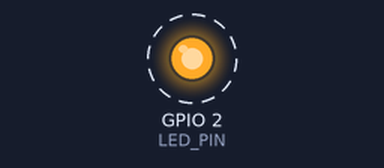
A sketch run on a simulated ESP32. On the bench: output pins drawn as LEDs (lit = HIGH). Dashed ring = blinking. What the sketch prints to the serial monitor is not drawn.

Above: at 0.5 s.
Timing chart, 0 to 4.6 s (numbered marks = the images above):
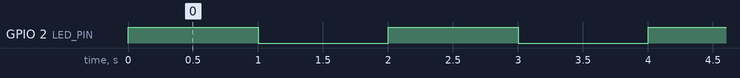

The sketch:

led_blink.ino
```cpp
// ESP32 LED Blink with Serial Logging

#define LED_PIN 2  // Most ESP32 boards have an onboard LED on GPIO2

void setup() {
    Serial.begin(9600);  // Initialize Serial Monitor
    pinMode(LED_PIN, OUTPUT);  // Set LED pin as output
    Serial.println("ESP32 LED Blink Program Started");
}

void loop() {
    Serial.println("LED ON");
    digitalWrite(LED_PIN, HIGH);  // Turn LED on
    delay(1000);  // Wait 1 second

    Serial.println("LED OFF");
    digitalWrite(LED_PIN, LOW);   // Turn LED off
    delay(1000);  // Wait 1 second
}
```

Measured:
- by itself, GPIO 2 (LED_PIN): alternates HIGH for 1.0 s and LOW for 1.0 s
